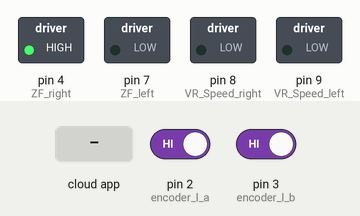
Simulated run of this sketch. Board: Arduino Uno, built with avr-gcc and run on an emulated ATmega328P. On the bench: switched loads named in the sketch (green lamp = pin HIGH). Inputs (shaded band) come from the test bench; at power-on: pin 2 (encoder_l_a) HIGH, pin 3 (encoder_l_b) HIGH. The ROS host is connected and sends only what is stated; what the sketch prints to the serial monitor is not drawn.

Above: at 1.2 s.
1.3 s: the phone or cloud app sets linear.x to -100
At 1.6 s:
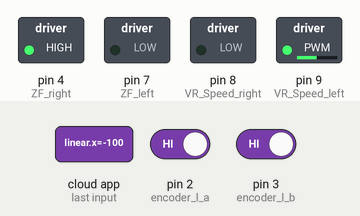
2.8 s: the phone or cloud app sets angular.z to -100
At 3.6 s:
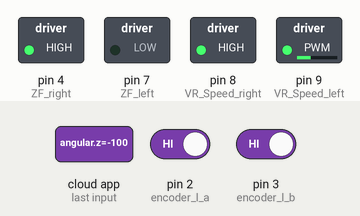
4.3 s: the phone or cloud app sets linear.x to 0
At 4.6 s:
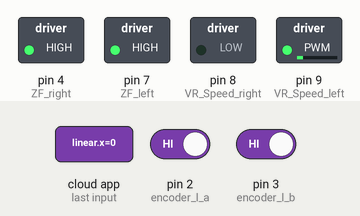
5.8 s: the phone or cloud app sets angular.z to 100
At 7.0 s:
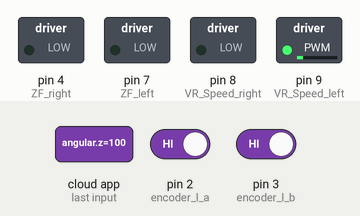
7.3 s: the phone or cloud app sets linear.x to 100
At 8.4 s:
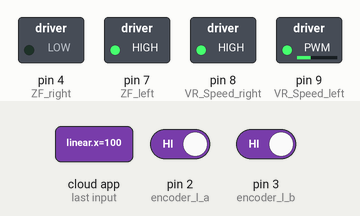
8.8 s: the phone or cloud app sets angular.z to 0
At 9.6 s:
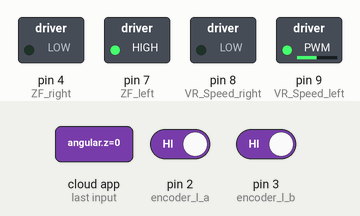
Timing chart, 0 to 11.3 s (numbered marks = the images above; inputs shaded):
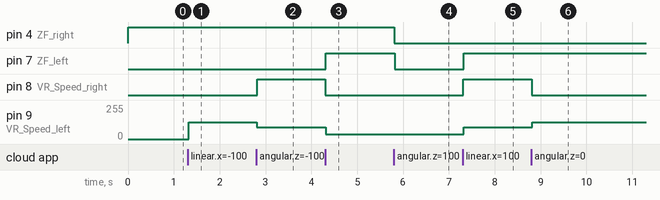

The sketch:

wheel.ino
```cpp
//Code Authors:
//* Ahmed A. Radwan (author)
//* Maisa Jazba
#include <ArduinoHardware.h>
#include <ros.h>
#include <geometry_msgs/Twist.h>
#include <std_msgs/Int32.h>
#include <std_msgs/UInt32.h>

//right motor
int EL_right = 5; //Start=High, Stop=Low
int ZF_right = 4; //Direction CW=High, CCW=Low
int encoder_r_a = 18;
int encoder_r_b = 19;
int VR_Speed_right = 8;

//left motor
int EL_left = 6; //Start=High, Stop=Low
int ZF_left = 7; //Direction CW=High, CCW=Low
int encoder_l_a = 2;
int encoder_l_b = 3;
int VR_Speed_left = 9;

//encoder left
volatile int lastEncoded_l = 0;
volatile long encoderValue_l = 0;
long lastencoderValue_l = 0;
int lastMSB_l = 0;
int lastLSB_l = 0;

//encoder right
volatile int lastEncoded_r = 0;
volatile long encoderValue_r = 0;
long lastencoderValue_r = 0;
int lastMSB_r = 0;
int lastLSB_r = 0;


//int sp;

double w_r=0, w_l=0;
//wheel_rad is the wheel radius ,wheel_sep is
double wheel_rad = 0.160, wheel_sep = 0.600;
ros::NodeHandle nh;
int lowSpeed = 200;
int highSpeed = 50;
double speed_ang=0, speed_lin=0;


void updateEncoder_l(){
  int MSB_l = digitalRead(encoder_l_a);
  int LSB_l = digitalRead(encoder_l_b);
  int encoded_l = (MSB_l << 1) |LSB_l;
  int sum_l  = (lastEncoded_l << 2) | encoded_l;

  if(sum_l == 0b1101 || sum_l == 0b0100 || sum_l == 0b0010 || sum_l == 0b1011) encoderValue_l --;
  if(sum_l == 0b1110 || sum_l == 0b0111 || sum_l == 0b0001 || sum_l == 0b1000) encoderValue_l ++;
  lastEncoded_l = encoded_l;
}

void updateEncoder_r(){
  int MSB = digitalRead(encoder_r_a);
  int LSB = digitalRead(encoder_r_b);

  int encoded = (MSB << 1) |LSB;
  int sum  = (lastEncoded_r << 2) | encoded;

  if(sum == 0b1101 || sum == 0b0100 || sum == 0b0010 || sum == 0b1011) encoderValue_r --;
  if(sum == 0b1110 || sum == 0b0111 || sum == 0b0001 || sum == 0b1000) encoderValue_r ++;
  lastEncoded_r = encoded;
}


void messageCb( const geometry_msgs::Twist& msg){
  speed_ang = msg.angular.z;
  speed_lin = msg.linear.x;
  w_r = (speed_lin/wheel_rad) + ((speed_ang*wheel_sep)/(2.0*wheel_rad));
  w_l = (speed_lin/wheel_rad) - ((speed_ang*wheel_sep)/(2.0*wheel_rad));
}


std_msgs::Int32 left_msg;
ros::Publisher leftpub("left_encoder", &left_msg);

std_msgs::Int32 right_msg;
ros::Publisher rightpub("right_encoder", &right_msg);

ros::Subscriber<geometry_msgs::Twist> sub("cmd_vel", &messageCb );
void Motors_init();
void MotorL(int Pulse_Width1);
void MotorR(int Pulse_Width2);
void setup(){
 Serial.begin(57600);
 Motors_init();
 nh.initNode();
 nh.subscribe(sub);
  nh.advertise(leftpub);
  nh.advertise(rightpub);
}
void loop(){
 MotorL(w_l*20);
 MotorR(w_r*20);

 right_msg.data = encoderValue_r;
 left_msg.data = encoderValue_l;
 leftpub.publish( &left_msg );
 rightpub.publish( &right_msg );
 Serial.println(encoderValue_l);

 nh.spinOnce();

 delay(10);

}
void Motors_init(){

  pinMode(EL_right, OUTPUT);
  pinMode(ZF_right, OUTPUT);
  pinMode(VR_Speed_right, OUTPUT);


  pinMode(EL_left, OUTPUT);
  pinMode(ZF_left, OUTPUT);
  pinMode(VR_Speed_left, OUTPUT);


  pinMode(EL_right, LOW);

  pinMode(VR_Speed_right, LOW);


  pinMode(EL_left, LOW);

  pinMode(VR_Speed_left, LOW);

  //left
  pinMode(encoder_l_a, INPUT);
  pinMode(encoder_l_b, INPUT);
  digitalWrite(encoder_l_a, HIGH);
  digitalWrite(encoder_l_b, HIGH);
  attachInterrupt(0, updateEncoder_l, CHANGE);
  attachInterrupt(1, updateEncoder_l, CHANGE);

  //right
  pinMode(encoder_r_a, INPUT);
  pinMode(encoder_r_b, INPUT);
  digitalWrite(encoder_r_a, HIGH);
  digitalWrite(encoder_r_b, HIGH);
  attachInterrupt(2, updateEncoder_r, CHANGE);
  attachInterrupt(3, updateEncoder_r, CHANGE);
}
void MotorR(int Pulse_Width1){
//sp=-10;
   nh.spinOnce();

 if (Pulse_Width1 > 0){

     digitalWrite(EL_right, HIGH);
     digitalWrite(ZF_right, LOW);
     analogWrite(VR_Speed_right, Pulse_Width1);

   nh.spinOnce();

 }
 if (Pulse_Width1 < 0){
     Pulse_Width1=abs(Pulse_Width1);

     digitalWrite(EL_right, HIGH);
     digitalWrite(ZF_right, HIGH);
     analogWrite(VR_Speed_right, Pulse_Width1);

   nh.spinOnce();


 }
 if (Pulse_Width1 == 0){

       digitalWrite(EL_right, LOW);
     digitalWrite(ZF_right, HIGH);
     analogWrite(VR_Speed_right, Pulse_Width1);

   nh.spinOnce();


 }
}


void MotorL(int Pulse_Width2){
 nh.spinOnce();

 // sp=-10;
 if (Pulse_Width2 > 0){

     digitalWrite(EL_left, HIGH);
     digitalWrite(ZF_left, HIGH);
     analogWrite(VR_Speed_left, Pulse_Width2);

   nh.spinOnce();


 }
 if (Pulse_Width2 < 0){
     Pulse_Width2=abs(Pulse_Width2);
     digitalWrite(EL_left, HIGH);
     digitalWrite(ZF_left, LOW);
     analogWrite(VR_Speed_left, Pulse_Width2);

   nh.spinOnce();


 }
 if (Pulse_Width2 == 0){
     analogWrite(VR_Speed_left, Pulse_Width2);
     digitalWrite(EL_left, LOW);
     digitalWrite(ZF_left, LOW);

        nh.spinOnce();


 }
}
```

Measured:
- after the input at 1.3 s, pin 9 (VR_Speed_left): 0/255 → 125/255 at once
- after the input at 2.8 s, pin 8 (VR_Speed_right): LOW → HIGH at once; pin 9 (VR_Speed_left): 125/255 → 87/255 at once
- after the input at 4.3 s, pin 7 (ZF_left): LOW → HIGH at once; pin 8 (VR_Speed_right): HIGH → LOW at once; pin 9 (VR_Speed_left): 87/255 → 37/255 at once
- after the input at 5.8 s, pin 4 (ZF_right), pin 7 (ZF_left): HIGH → LOW at once
- after the input at 7.3 s, pin 7 (ZF_left), pin 8 (VR_Speed_right): LOW → HIGH at once; pin 9 (VR_Speed_left): 37/255 → 87/255 at once
- after the input at 8.8 s, pin 8 (VR_Speed_right): HIGH → LOW at once; pin 9 (VR_Speed_left): 87/255 → 125/255 at once
